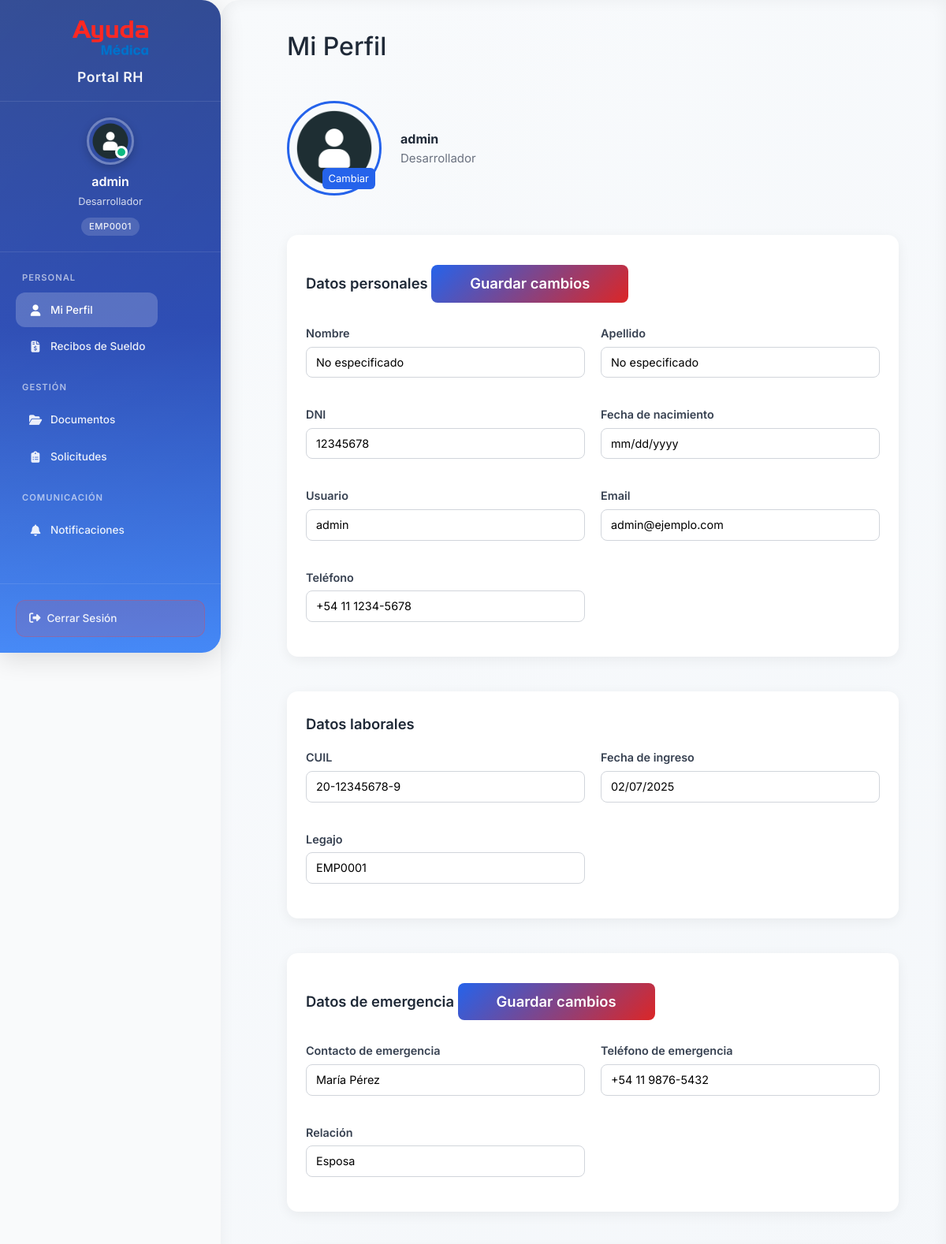
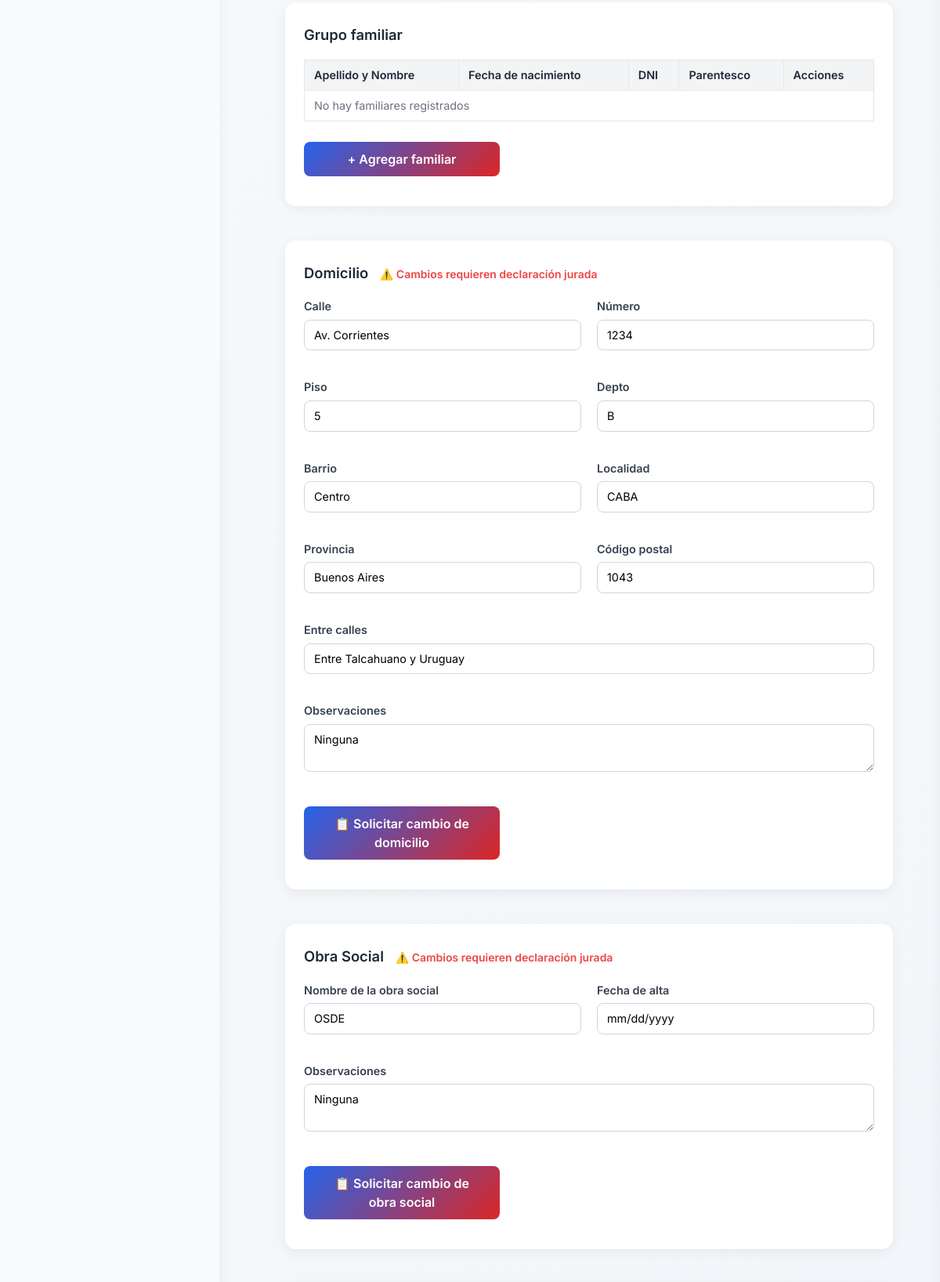
The app's page /empleados/perfil/ (signed in, upper part) with its own data (2 pictures, top to bottom).
### apps/empleados/models.py (models this page shows, shortened)
class Empleado(models.Model):
    TIPO_CONTRATO_CHOICES = [
        ('tiempo_completo', 'Tiempo completo'),
        ('tiempo_parcial', 'Tiempo parcial'),
        ('freelance', 'Freelance'),
    ]
    PARENTESCO_CHOICES = [
        ('esposo/a', 'Esposo/a'),
        ('hijo/a', 'Hijo/a'),
        ('padre/madre', 'Padre/Madre'),
        ('hermano/a', 'Hermano/a'),
        ('otro', 'Otro'),
    ]
    user = models.OneToOneField(User, on_delete=models.CASCADE)
    legajo = models.CharField(max_length=20, unique=True)
    dni = models.CharField(max_length=20)
    cuil = models.CharField(max_length=15, blank=True)  # Nuevo campo CUIL
    fecha_nacimiento = models.DateField(null=True, blank=True)
    telefono = models.CharField(max_length=20, blank=True)
    foto_perfil = models.ImageField(upload_to='perfiles/', blank=True, null=True)
    puesto = models.CharField(max_length=100, blank=True)
    departamento = models.CharField(max_length=100, blank=True)
    supervisor = models.CharField(max_length=100, blank=True)
    tipo_contrato = models.CharField(max_length=20, choices=TIPO_CONTRATO_CHOICES, default='tiempo_completo')
    salario = models.DecimalField(max_digits=10, decimal_places=2, null=True, blank=True)
    fecha_contrato = models.DateField(null=True, blank=True)
    contacto_emergencia = models.CharField(max_length=100, blank=True)
    telefono_emergencia = models.CharField(max_length=20, blank=True)
    relacion_emergencia = models.CharField(max_length=50, blank=True)
    firma_imagen = models.ImageField(upload_to='firmas/', blank=True, null=True)
    firma_pin = models.CharField(max_length=6, blank=True)
    class Meta:
        verbose_name = "Empleado"
        verbose_name_plural = "Empleados"

class DomicilioEmpleado(models.Model):
    empleado = models.OneToOneField(Empleado, on_delete=models.CASCADE, related_name='domicilio')
    calle = models.CharField(max_length=100, blank=True)
    numero = models.CharField(max_length=10, blank=True)
    piso = models.CharField(max_length=10, blank=True)
    depto = models.CharField(max_length=10, blank=True)
    barrio = models.CharField(max_length=100, blank=True)
    localidad = models.CharField(max_length=100, blank=True)
    provincia = models.CharField(max_length=100, blank=True)
    codigo_postal = models.CharField(max_length=10, blank=True)
    entre_calles = models.CharField(max_length=200, blank=True)
    observaciones = models.TextField(blank=True)
    class Meta:
        verbose_name = "Domicilio"
        verbose_name_plural = "Domicilios"

class ObraSocialEmpleado(models.Model):
    empleado = models.OneToOneField(Empleado, on_delete=models.CASCADE, related_name='obra_social')
    nombre = models.CharField(max_length=100, blank=True)
    fecha_alta = models.DateField(null=True, blank=True)
    observaciones = models.TextField(blank=True)
    class Meta:
        verbose_name = "Obra Social"
        verbose_name_plural = "Obras Sociales"

### apps/empleados/views.py (the view)
# urls.py: path('perfil/', views.PerfilView.as_view(), name='perfil'),
class PerfilView(LoginRequiredMixin, TemplateView):
    template_name = 'empleados/perfil.html'
    def get_context_data(self, **kwargs):
        context = super().get_context_data(**kwargs)
        empleado, created = Empleado.objects.get_or_create(
            user=self.request.user,
            defaults={
                'legajo': f"EMP{self.request.user.id:04d}",
                'dni': '12345678',
                'cuil': '20-12345678-9',
                'telefono': '+54 11 1234-5678',
                'contacto_emergencia': 'María Pérez',
                'telefono_emergencia': '+54 11 9876-5432',
                'relacion_emergencia': 'Esposa',
                'puesto': 'Desarrollador',
            }
        )
        domicilio, created = DomicilioEmpleado.objects.get_or_create(
            empleado=empleado,
            defaults={
                'calle': 'Av. Corrientes',
                'numero': '1234',
                'piso': '5',
                'depto': 'B',
                'barrio': 'Centro',
                'localidad': 'CABA',
                'provincia': 'Buenos Aires',
                'codigo_postal': '1043',
                'entre_calles': 'Entre Talcahuano y Uruguay',
            }
        )
        obra_social, created = ObraSocialEmpleado.objects.get_or_create(
            empleado=empleado,
            defaults={
                'nombre': 'OSDE',
            }
        )
        familiares = FamiliarEmpleado.objects.filter(empleado=empleado)
        actividades = ActividadEmpleado.objects.filter(empleado=empleado)[:5]
        solicitudes_pendientes = SolicitudCambio.objects.filter(
            empleado=empleado,
            estado__in=['pendiente', 'en_revision']
        )
        solicitud_domicilio_pendiente = solicitudes_pendientes.filter(tipo='domicilio').first()
        solicitud_obra_social_pendiente = solicitudes_pendientes.filter(tipo='obra_social').first()
        context.update({
            'empleado': empleado,
            'domicilio': domicilio,
            'obra_social': obra_social,
            'familiares': familiares,
            'actividades': actividades,
            'solicitudes_pendientes': solicitudes_pendientes,
            'solicitud_domicilio_pendiente': solicitud_domicilio_pendiente,
            'solicitud_obra_social_pendiente': solicitud_obra_social_pendiente,
            'tiene_firma': bool(empleado.firma_imagen),
        })
        return context

### templates/empleados/perfil.html (shortened to what this page needs)
{% extends 'base/base.html' %}
{% load static %}
{% block content %}
<h1>Mi Perfil</h1>
<div style="display: flex; align-items: center; gap: 24px; margin-bottom: 18px;">
  <div style="position: relative;">
    <img id="profile-img" src="{% if empleado.foto_perfil %}{{ empleado.foto_perfil.url }}{% else %}{% static 'img/empleado.png' %}{% endif %}" alt="Foto de perfil" style="width:120px;height:120px;border-radius:50%;border:3px solid #2563eb;object-fit:cover;">
    <label for="foto-input" style="position:absolute;bottom:8px;right:8px;background:#2563eb;color:#fff;padding:4px 8px;border-radius:6px;cursor:pointer;font-size:13px;">
      Cambiar
    </label>
  </div>
  <div>
    <strong>{{ user.get_full_name|default:user.username }}</strong><br>
    <span style="color:#6b7280;font-size:15px;">{{ empleado.puesto|default:'Empleado' }}</span>
  </div>
</div>
<form id="formDatosBasicos">
<section class="section">
  <div class="section-title">
    Datos personales
    <button type="button" class="btn-sm btn-primary" onclick="guardarDatosBasicos()">Guardar cambios</button>
  </div>
  <div class="form-grid">
    <div class="form-group">
      <label>Nombre</label>
      <input type="text" value="{{ user.first_name|default:'No especificado' }}" readonly />
    </div>
    <div class="form-group">
      <label>Apellido</label>
      <input type="text" value="{{ user.last_name|default:'No especificado' }}" readonly />
    </div>
    <div class="form-group">
      <label>DNI</label>
      <input type="text" value="{{ empleado.dni|default:'No especificado' }}" readonly />
    </div>
    <div class="form-group">
      <label>Fecha de nacimiento</label>
      <input type="date" value="{{ empleado.fecha_nacimiento|date:'Y-m-d'|default:'' }}" readonly />
    </div>
    <div class="form-group">
      <label>Usuario</label>
      <input type="text" value="{{ user.username }}" readonly />
    </div>
    <div class="form-group">
      <label>Email</label>
      <input type="email" name="email" value="{{ user.email|default:'No especificado' }}" />
    </div>
    <div class="form-group">
      <label>Teléfono</label>
      <input type="tel" name="telefono" value="{{ empleado.telefono|default:'No especificado' }}" />
    </div>
  </div>
</section>
</form>
<section class="section">
  <div class="section-title">Datos laborales</div>
  <div class="form-grid">
    <div class="form-group">
      <label>CUIL</label>
      <input type="text" value="{{ empleado.cuil|default:'No especificado' }}" readonly />
    </div>
    <div class="form-group">
      <label>Fecha de ingreso</label>
      <input type="text" value="{{ user.date_joined|date:'d/m/Y' }}" readonly />
    </div>
    <div class="form-group">
      <label>Legajo</label>
      <input type="text" value="{{ empleado.legajo }}" readonly />
    </div>
  </div>
</section>
<form id="formDatosEmergencia">
<section class="section">
  <div class="section-title">
    Datos de emergencia
    <button type="button" class="btn-sm btn-primary" onclick="guardarDatosEmergencia()">Guardar cambios</button>
  </div>
  <div class="form-grid">
    <div class="form-group">
      <label>Contacto de emergencia</label>
      <input type="text" name="contacto_emergencia" value="{{ empleado.contacto_emergencia|default:'No especificado' }}" />
    </div>
    <div class="form-group">
      <label>Teléfono de emergencia</label>
      <input type="tel" name="telefono_emergencia" value="{{ empleado.telefono_emergencia|default:'No especificado' }}" />
    </div>
    <div class="form-group">
      <label>Relación</label>
      <input type="text" name="relacion_emergencia" value="{{ empleado.relacion_emergencia|default:'No especificado' }}" />
    </div>
  </div>
</section>
</form>
<section class="section">
  <div class="section-title">Grupo familiar</div>
  <table class="family-table" id="tablaFamiliares">
    <thead>
      <tr>
        <th>Apellido y Nombre</th>
        <th>Fecha de nacimiento</th>
        <th>DNI</th>
        <th>Parentesco</th>
        <th>Acciones</th>
      </tr>
    </thead>
    <tbody>
      {% for familiar in familiares %}
      <tr data-familiar-id="{{ familiar.id }}">
        <td>{{ familiar.apellido }}, {{ familiar.nombre }}</td>
        <td>{{ familiar.fecha_nacimiento|date:'d/m/Y' }}</td>
        <td>{{ familiar.dni }}</td>
        <td>{{ familiar.get_parentesco_display }}</td>
        <td>
          <button class="btn-ver" onclick="editarFamiliar({{ familiar.id }})">Editar</button>
          <button class="btn-eliminar" onclick="eliminarFamiliar({{ familiar.id }})">Eliminar</button>
        </td>
      </tr>
      {% empty %}
      <tr id="sinFamiliares">
        <td colspan="5" style="text-align:center;color:#6b7280;padding:20px;">
          No hay familiares registrados
        </td>
      </tr>
      {% endfor %}
    </tbody>
  </table>
  <div style="margin-top: 12px;">
    <button class="btn-primary" onclick="abrirModalAgregarFamiliar()">+ Agregar familiar</button>
  </div>
</section>
<section class="section">
  <div class="section-title">
    Domicilio
    <span style="font-size: 14px; color: #ef4444; margin-left: 10px;">
      ⚠️ Cambios requieren declaración jurada
    </span>
  </div>
  <div class="form-grid">
    <div class="form-group">
      <label>Calle</label>
      <input type="text" value="{{ domicilio.calle|default:'No especificado' }}" readonly />
    </div>
    <div class="form-group">
      <label>Número</label>
      <input type="text" value="{{ domicilio.numero|default:'No especificado' }}" readonly />
    </div>
    <div class="form-group">
      <label>Piso</label>
      <input type="text" value="{{ domicilio.piso|default:'No especificado' }}" readonly />
    </div>
    <div class="form-group">
      <label>Depto</label>
      <input type="text" value="{{ domicilio.depto|default:'No especificado' }}" readonly />
    </div>
    <div class="form-group">
      <label>Barrio</label>
      <input type="text" value="{{ domicilio.barrio|default:'No especificado' }}" readonly />
    </div>
    <div class="form-group">
      <label>Localidad</label>
      <input type="text" value="{{ domicilio.localidad|default:'No especificado' }}" readonly />
    </div>
    <div class="form-group">
      <label>Provincia</label>
      <input type="text" value="{{ domicilio.provincia|default:'No especificado' }}" readonly />
    </div>
    <div class="form-group">
      <label>Código postal</label>
      <input type="text" value="{{ domicilio.codigo_postal|default:'No especificado' }}" readonly />
    </div>
    <div class="form-group full-width">
      <label>Entre calles</label>
      <input type="text" value="{{ domicilio.entre_calles|default:'No especificado' }}" readonly />
    </div>
    <div class="form-group full-width">
      <label>Observaciones</label>
      <textarea readonly>{{ domicilio.observaciones|default:'Ninguna' }}</textarea>
    </div>
  </div>
  <div style="margin-top: 12px;">
    <button class="btn-primary" onclick="abrirModalCambioDomicilio()">
      📋 Solicitar cambio de domicilio
    </button>
  </div>
</section>
<section class="section">
  <div class="section-title">
    Obra Social
    <span style="font-size: 14px; color: #ef4444; margin-left: 10px;">
      ⚠️ Cambios requieren declaración jurada
    </span>
  </div>
  <div class="form-grid">
    <div class="form-group">
      <label>Nombre de la obra social</label>
      <input type="text" value="{{ obra_social.nombre|default:'No especificado' }}" readonly />
    </div>
    <div class="form-group">
      <label>Fecha de alta</label>
      <input type="date" value="{{ obra_social.fecha_alta|date:'Y-m-d'|default:'' }}" readonly />
    </div>
    <div class="form-group full-width">
      <label>Observaciones</label>
      <textarea readonly>{{ obra_social.observaciones|default:'Ninguna' }}</textarea>
    </div>
  </div>
  <div style="margin-top: 12px;">
    <button class="btn-primary" onclick="abrirModalCambioObraSocial()">
      📋 Solicitar cambio de obra social
    </button>
  </div>
</section>
{% endblock %}

### templates/base/base.html (shortened to what this page needs)
<!DOCTYPE html>
<html lang="es">
<head>
  <link href="https://cdn.jsdelivr.net/npm/bootstrap@5.3.2/dist/css/bootstrap.min.css" rel="stylesheet">
  <link rel="stylesheet" href="https://cdnjs.cloudflare.com/ajax/libs/font-awesome/6.5.1/css/all.min.css" />
  {% load static %}
  <link rel="stylesheet" href="{% static 'css/styles.css' %}">
  <link rel="stylesheet" href="{% static 'css/mobile-fixes.css' %}">
</head>
<body>
  {% block sidebar %}
  {% if user.is_authenticated %}
  <aside class="sidebar" id="sidebar">
    <div class="logo">
      <img src="{% static 'img/logo.png' %}" alt="Logo">
      <h4>Portal RH</h4>
    </div>
    <div class="user-profile">
      <div class="profile-picture">
        {% if empleado.foto_perfil %}
          <img src="{{ empleado.foto_perfil.url }}" alt="Foto de perfil">
        {% else %}
          <img src="{% static 'img/empleado.png' %}" alt="Foto por defecto">
        {% endif %}
        <div class="profile-status"></div>
      </div>
      <div class="profile-info">
        <h5>{{ user.get_full_name|default:user.username }}</h5>
        <p>{{ empleado.puesto|default:"Empleado" }}</p>
        <span class="employee-id">{{ empleado.legajo|default:"N/A" }}</span>
      </div>
    </div>
    <nav class="nav">
      <div class="nav-section">
        <span class="nav-section-title">Personal</span>
        <a href="{% url 'empleados:perfil' %}" class="nav-link">
          <i class="fas fa-user"></i>
          <span class="nav-text">Mi Perfil</span>
        </a>
        <a href="{% url 'recibos:mis_recibos' %}" class="nav-link">
          <i class="fas fa-file-invoice-dollar"></i>
          <span class="nav-text">Recibos de Sueldo</span>
        </a>
      </div>
      <div class="nav-section">
        <span class="nav-section-title">Gestión</span>
        <a href="{% url 'documentos:lista' %}" class="nav-link">
          <i class="fas fa-folder-open"></i>
          <span class="nav-text">Documentos</span>
        </a>
        <a href="{% url 'solicitudes:lista' %}" class="nav-link">
          <i class="fas fa-clipboard-list"></i>
          <span class="nav-text">Solicitudes</span>
        </a>
      </div>
      <div class="nav-section">
        <span class="nav-section-title">Comunicación</span>
        <a href="{% url 'notificaciones:lista' %}" class="nav-link">
          <i class="fas fa-bell"></i>
          <span class="nav-text">Notificaciones</span>
        </a>
      </div>
    </nav>
    <div class="sidebar-footer">
      <a href="{% url 'empleados:logout' %}" class="logout-btn">
        <i class="fas fa-sign-out-alt"></i>
        <span>Cerrar Sesión</span>
      </a>
    </div>
  </aside>
  {% endif %}
  {% endblock %}
  <main class="main-content">
    {% block content %}{% endblock %}
  </main>
</body>
</html>

### records on screen
Empleado: puesto "Desarrollador", legajo "EMP0001", dni "12345678", telefono "+54 11 1234-5678", cuil "20-12345678-9", contacto_emergencia "María Pérez", telefono_emergencia "+54 11 9876-5432", relacion_emergencia "Esposa"
DomicilioEmpleado: calle "Av. Corrientes", numero "1234", piso "5", depto "B", barrio "Centro", localidad "CABA", provincia "Buenos Aires", codigo_postal "1043", entre_calles "Entre Talcahuano y Uruguay", observaciones "Ninguna"
ObraSocialEmpleado: nombre "OSDE", observaciones "Ninguna"

### other values on screen
{{ user.get_full_name|default:user.username }} "admin"
